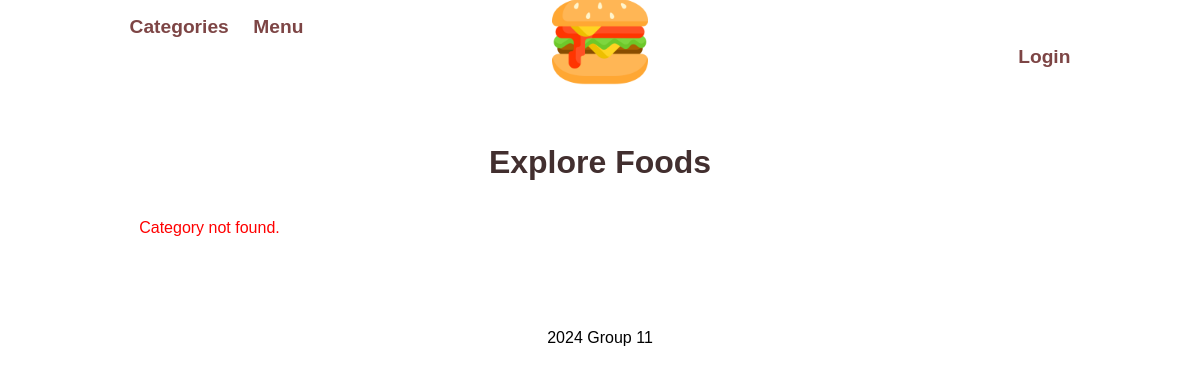
The app's page /categories.php, older data.
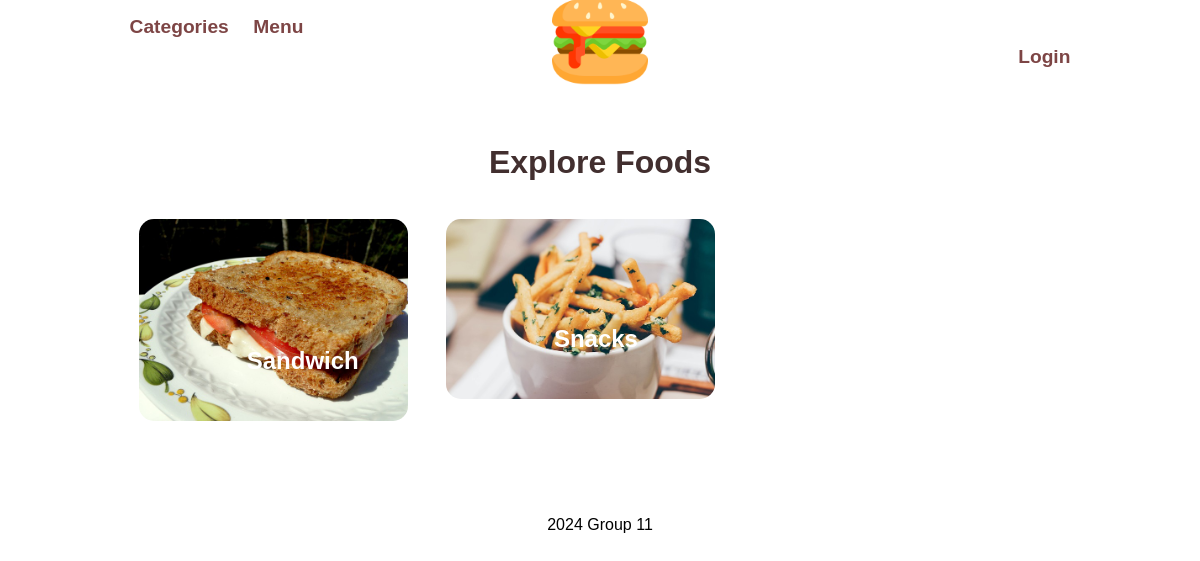
The same page, newer data.
### tables this page shows
CREATE TABLE `category` (
  `category_id` int(11) NOT NULL,
  `category_image` varchar(255) NOT NULL,
  `category_name` varchar(255) NOT NULL,
  `category_featured` varchar(10) NOT NULL,
  `category_active` varchar(10) NOT NULL
);

### categories.php (the view, shortened to what this page needs)
<?php require('partials-front/menu.php'); ?>
    <section class="categories">
        <div class="container">
            <h2 class="text-center">Explore Foods</h2>
            <?php
                $sql = "SELECT * FROM category WHERE category_active='Yes'";
                $res = mysqli_query($conn, $sql);
                $count = mysqli_num_rows($res);
                if($count>0){
                    while($row=mysqli_fetch_assoc($res)){
                        $id = $row['category_id'];
                        $title = $row['category_name'];
                        $image_name = $row['category_image'];
                        ?>
                        <a href="<?php echo SITEURL; ?>category-foods.php?category_id=<?php echo $id; ?>">
                            <div class="box-3 float-container">
                                <?php
                                    if($image_name==""){
                                        echo "<div class='error'>Image not found.</div>";
                                    }
                                    else{
                                        ?>
                                        <img src="<?php echo SITEURL; ?>images/category/<?php echo $image_name; ?>" class="img-responsive img-curve">
                                        <?php
                                    }
                                ?>
                                <h3 class="float-text text-white"><?php echo $title; ?></h3>
                            </div>
                        </a>
                        <?php
                    }
                }
                else{
                    echo "<div class='error'>Category not found.</div>";
                }
            ?>
        </div>
    </section>
    <?php include('partials-front/footer.php'); ?>

Row changes from the older to the newer data that the page shows:
added category: category_image (picture), category_name "Sandwich"
added category: category_image (picture), category_name "Snacks"
Text that changed along with them:
text no longer shown: "Category not found."
